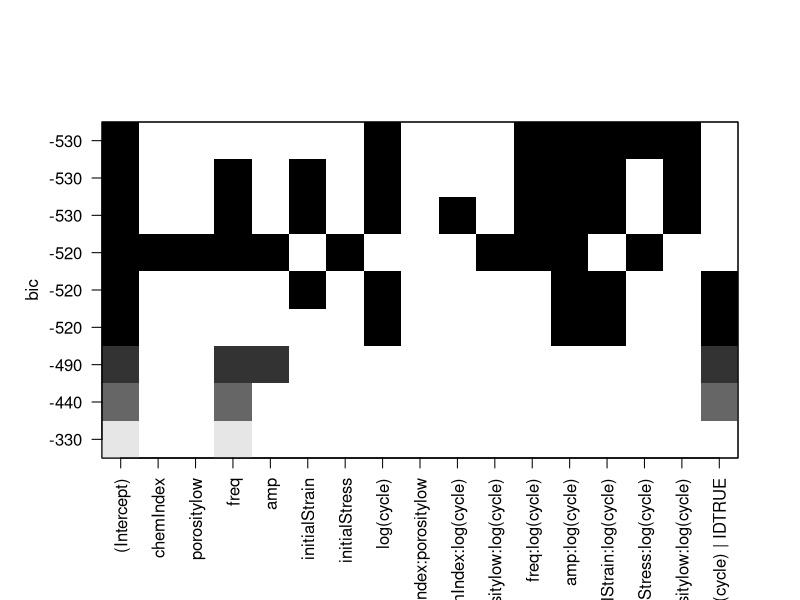
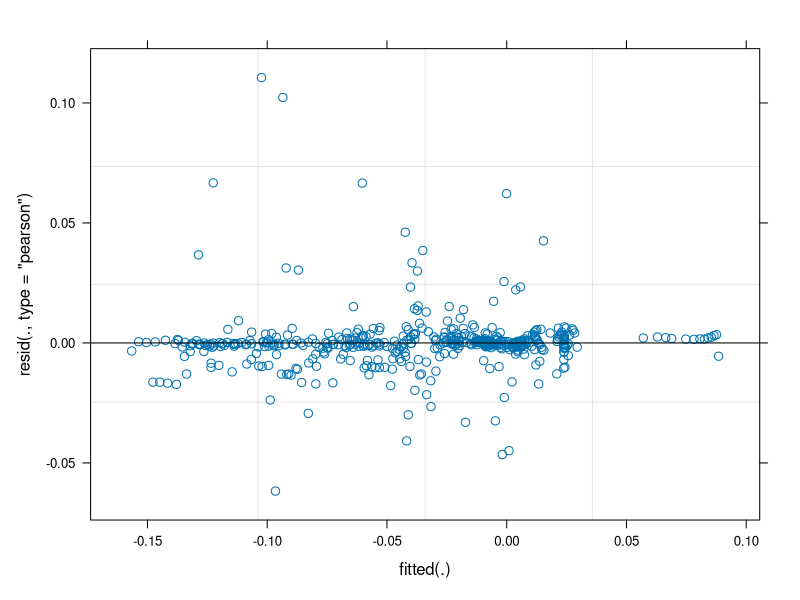
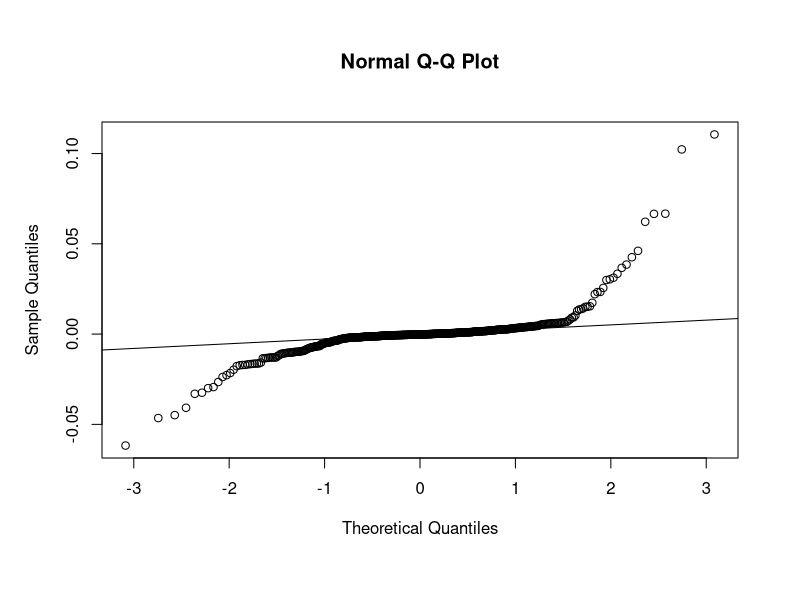
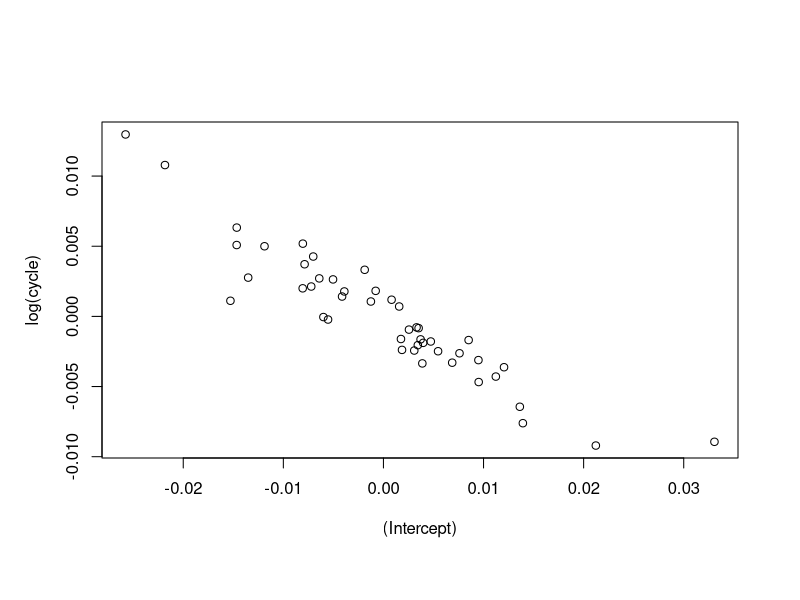
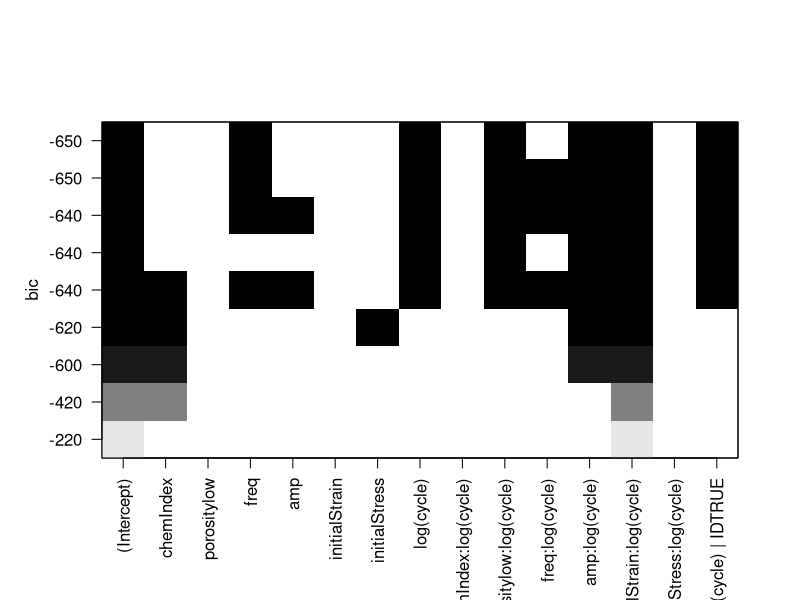
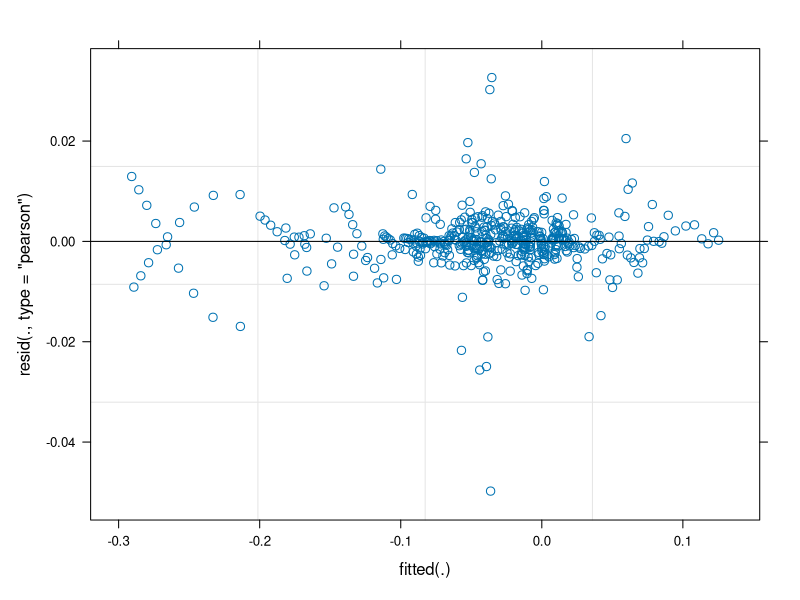
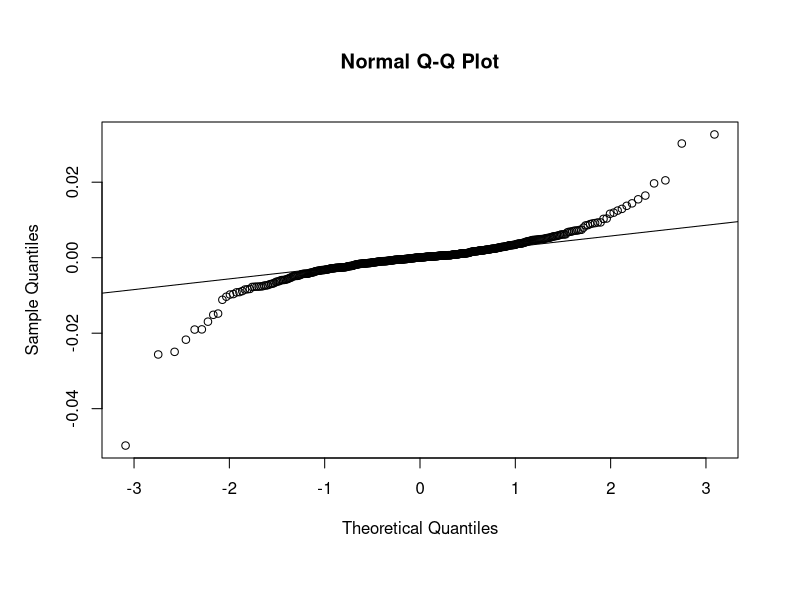
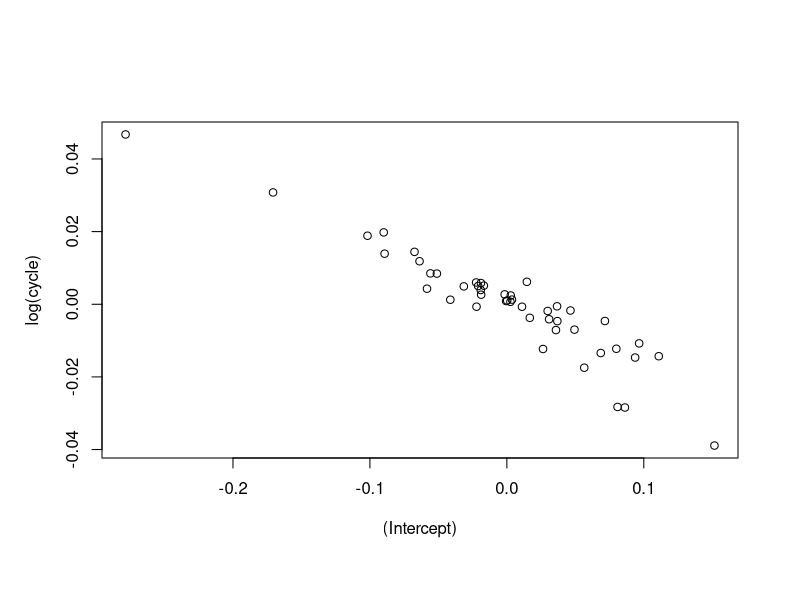

R code for these plots, in order:
## ---- chunk 1
# Set so that long lines in R will be wrapped:
knitr::opts_chunk$set(tidy.opts=list(width.cutoff=80), tidy=TRUE)
## ---- chunk 2
library(lme4)
library(lmerTest)
library(leaps)
library(tidyverse)
## ---- chunk 3
foam_data <- read.csv("HelmetFinal.csv")
## ---- chunk 4
foam_data_scaled <- foam_data |>
  filter(cycle <= 10000 & cycle > 0)
## ---- chunk 5
regfit.full <- regsubsets(log(dampingFrac) ~ chemIndex + porosity + freq + amp + initialStrain + initialStress + log(cycle) + chemIndex:porosity + (chemIndex + porosity + freq + amp + initialStrain + initialStress + chemIndex:porosity)*log(cycle) + (1 + log(cycle)|ID), data = foam_data_scaled)

plot(regfit.full, scale = "bic")

## ---- chunk 6
dampModel <- lmer(log(dampingFrac) ~ porosity + factor(chemIndex) + freq + log(cycle) + porosity:log(cycle) + freq:log(cycle) + factor(chemIndex):log(cycle) + (1 + log(cycle)|ID), data = foam_data_scaled)

plot(dampModel)
qqnorm(resid(dampModel))
qqline(resid(dampModel))
## ---- chunk 7
summary(dampModel)
## ---- chunk 8
re <- ranef(dampModel)$ID

plot(re)
## ---- chunk 9
regfit.full <- regsubsets(log(stiffnessFrac) ~ chemIndex + porosity + freq + amp + initialStrain + initialStress + log(cycle) + (chemIndex + porosity + freq + amp + initialStrain + initialStress)*log(cycle) + (1 + log(cycle)|ID), data = foam_data_scaled)
#regfit.full <- regsubsets(stiffnessFrac ~ ., data = foam_data_scaled)
plot(regfit.full, scale = 'bic')
## ---- chunk 10
FactorModel <- lmer(log(stiffnessFrac) ~  porosity + factor(chemIndex) + factor(chemIndex):porosity +  log(cycle) +  factor(chemIndex):log(cycle) + porosity:log(cycle) + factor(chemIndex):porosity:log(cycle) + (1 + log(cycle)|ID), data = foam_data_scaled)
plot(FactorModel)
qqnorm(resid(FactorModel))
qqline(resid(FactorModel))
## ---- chunk 11
summary(FactorModel)
## ---- chunk 12
re <- ranef(FactorModel)$ID

plot(re)
